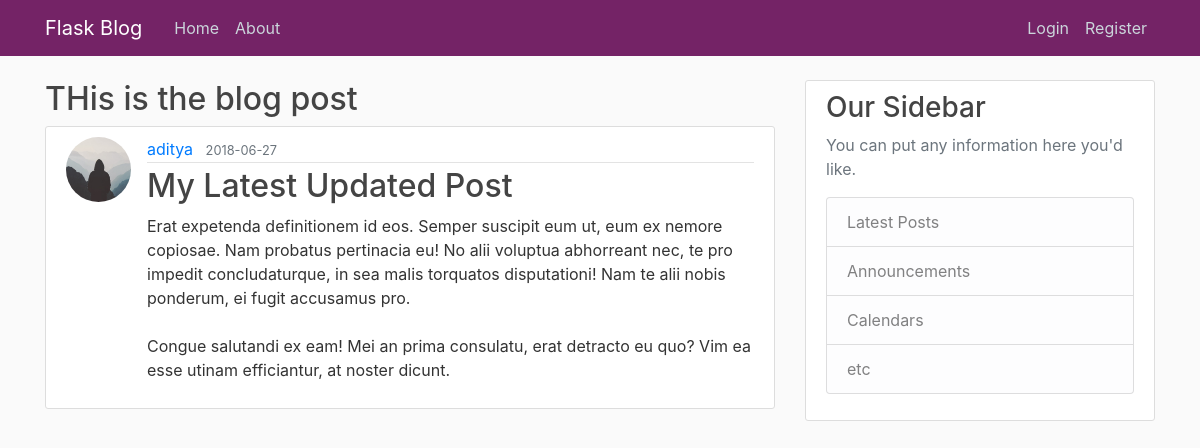
Screenshot of /post/26 with the database file from the repository.
### flask_blog/models.py (models this page shows, shortened)
class User(db.Model, UserMixin):
    id = db.Column(db.Integer, primary_key=True)
    username = db.Column(db.String(20), unique=True, nullable=False)
    email = db.Column(db.String(120), unique=True, nullable=False)
    image_file = db.Column(db.String(20), nullable=False, default='default.jpg')
    password = db.Column(db.String(60), nullable=False)
    posts = db.relationship('Post', backref='author', lazy=True)

class Post(db.Model):
    id = db.Column(db.Integer, primary_key=True)
    title = db.Column(db.String(100), nullable=False)
    date_posted = db.Column(
        db.DateTime, nullable=False, default=datetime.utcnow)
    content = db.Column(db.Text, nullable=False)
    user_id = db.Column(db.Integer, db.ForeignKey('user.id'), nullable=False)

### flask_blog/routes.py (the view)
@app.route("/post/<int:post_id>")
def post(post_id):
    post = Post.query.get_or_404(post_id)
    return render_template('post.html',title = post.title,post=post)

### flask_blog/templates/post.html
{% extends "layout.html" %} {%block content%}
<h2>THis is the blog post</h2>
<article class="media content-section">
    <img class="rounded-circle article-img" src="{{ url_for('static', filename='profile_pic/' + post.author.image_file) }}">
    <div class="media-body">
        <div class="article-metadata">
            <a class="mr-2" href="{{ url_for('user_posts',username= post.author.username) }}">{{ post.author.username }}</a>
            <small class="text-muted">{{ post.date_posted.strftime('%Y-%m-%d') }}</small>
        </div>
        <h2>
            <a class="article-title" >{{ post.title }}</a>
        </h2>
        <p class="article-content">{{ post.content }}</p>
    </div>
</article>
{% endblock content %}

### flask_blog/static/main.css (style rules this page uses)
body { background: #fafafa; color: #333333; margin-top: 5rem; }
h1, h2, h3, h4, h5, h6 { color: #444444; }
.content-section { background: #ffffff; padding: 10px 20px; border: 1px solid #dddddd; border-radius: 3px; margin-bottom: 20px; }
.article-title { color: #444444; }
.article-content { white-space: pre-line; }
.article-img { height: 65px; width: 65px; margin-right: 16px; }
.article-metadata { padding-bottom: 1px; margin-bottom: 4px; border-bottom: 1px solid #e3e3e3 }

### rows the page displays
User: image_file (placeholder picture), author.username "aditya"
Post: date_posted "2018-06-27", title "My Latest Updated Post", content "Erat expetenda definitionem id eos. Semper suscipit eum ut, eum ex nemore copiosae. Nam probatus pertinacia eu! No alii voluptua abhorreant nec, te pro impedit concludaturque, in sea malis torquatos disputationi! Nam te alii nobis ponderum, ei fugit accusamus pro. Congue salutandi ex eam! Mei an prima consulatu, erat detracto eu quo? Vim ea esse utinam efficiantur, at noster dicunt."
